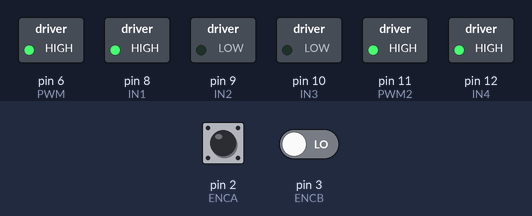
This sketch was run on a simulated Arduino Uno, built with avr-gcc and run on an emulated ATmega328P. Parts: switched loads named in the sketch (green lamp = pin HIGH). The test bench sets the inputs (shaded band); at power-on: pin 2 (ENCA) HIGH, pin 3 (ENCB) LOW. What the sketch prints to the serial monitor is not drawn.

Above: at 0.1 s.
At 63.45 s:
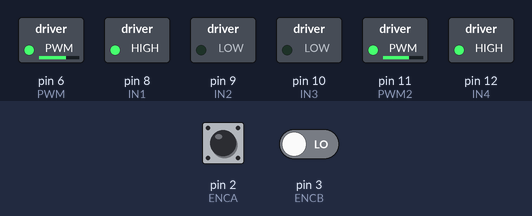
Timing chart, 0 to 63.4 s (numbered marks = the images above):
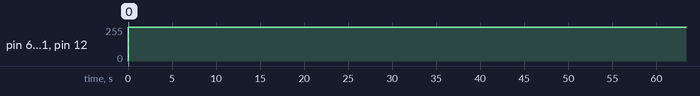

The sketch:

Multiple_Speed_Control_PID.ino
```cpp
// https://github.com/curiores/ArduinoTutorials

#include <util/atomic.h>

/////////////////////////////////////////////////////////////////////////////////////////////////////
//Pins

// Motor 1
#define ENCA 2
#define ENCB 3
#define PWM 6
#define IN1 8
#define IN2 9

// Motor 2
#define ENCA2 3
#define ENCB2 4
#define PWM2 11
#define IN3 10
#define IN4 12

/////////////////////////////////////////////////////////////////////////////////////////////////////
//Globals

//Motor 1
long prevT = 0;
int posPrev = 0;
volatile int pos_i = 0;
volatile float velocity_i = 0;
volatile long prevT_i = 0;
float v1Filt = 0;
float v1Prev = 0;
float v2Filt = 0;
float v2Prev = 0;
float eintegral = 0;

//Motor 2
long prevT2 = 0;
int posPrev2 = 0;
volatile int pos_i2 = 0;
volatile float velocity_i2 = 0;
volatile long prevT_i2 = 0;
float v1Filt2 = 0;
float v1Prev2 = 0;
float v2Filt2 = 0;
float v2Prev2 = 0;
float eintegral2 = 0;


/////////////////////////////////////////////////////////////////////////////////////////////////////
//Setup

void setup() {
  Serial.begin(19200);

  // Motor 1
  pinMode(ENCA,INPUT);
  pinMode(ENCB,INPUT);
  pinMode(PWM,OUTPUT);
  pinMode(IN1,OUTPUT);
  pinMode(IN2,OUTPUT);

  // Motor 2
  pinMode(ENCA2,INPUT);
  pinMode(ENCB2,INPUT);
  pinMode(PWM2,OUTPUT);
  pinMode(IN3,OUTPUT);
  pinMode(IN4,OUTPUT);

  attachInterrupt(digitalPinToInterrupt(ENCA),
                  readEncoder,RISING);
  attachInterrupt(digitalPinToInterrupt(ENCA2),
                  readEncoder2,RISING);
}
/////////////////////////////////////////////////////////////////////////////////////////////////////
//Loop

void loop() {

  //Motor 1
  //Read the position in an atomic block to avoid potential misreads

  int pos = 0;
  float velocity2 = 0;
  ATOMIC_BLOCK(ATOMIC_RESTORESTATE){
    pos = pos_i;
    velocity2 = velocity_i;
  }

  //Compute Velocity with method 1

  long currT = micros();
  float deltaT = ((float) (currT-prevT))/1.0e6;
  float velocity1 = (pos - posPrev)/deltaT;
  posPrev = pos;
  prevT = currT;

  //Convert count/s to RPM

  float v1 = velocity1/374.0*60.0;
  float v2 = velocity2/374.0*60.0;

  // Low-pass filter (25 Hz cutoff)
  v1Filt = 0.854*v1Filt + 0.0728*v1 + 0.0728*v1Prev;
  v1Prev = v1;
  v2Filt = 0.854*v2Filt + 0.0728*v2 + 0.0728*v2Prev;
  v2Prev = v2;

  //Target
  //float vt = 100*(sin(currT/1e6)>0);
  float vt = 100;

  // Compute the control signal u
  float kp = 5;
  float ki = 10;
  float e = vt-v1Filt;
  eintegral = eintegral + e*deltaT;

  float u = kp*e + ki*eintegral;

  // Set the motor speed and direction
  int dir = 1;
  if (u<0){
    dir = -1;
  }
  int pwr = (int) fabs(u);
  if(pwr > 255){
    pwr = 255;
  }


  /////////////////////////////////////////////////////////////////////////////////////////////////////

  //Read the position in an atomic block to avoid potential misreads
  //Motor 2

  int pos2 = 0;
  float velocity22 = 0;
  ATOMIC_BLOCK(ATOMIC_RESTORESTATE){
    pos2 = pos_i2;
    velocity22 = velocity_i2;
  }

  //Compute Velocity with method 1
  long currT2 = micros();
  float deltaT2 = ((float) (currT2-prevT2))/1.0e6;
  float velocity12 = (pos2 - posPrev2)/deltaT2;
  posPrev2 = pos2;
  prevT2 = currT2;

  // Convert count/s to RPM
  float v3 = velocity12/374.0*60.0;
  float v4 = velocity22/374.0*60.0;

  // Low-pass filter (25 Hz cutoff)
  v1Filt2 = 0.854*v1Filt2 + 0.0728*v3 + 0.0728*v1Prev2;
  v1Prev2 = v3;
  v2Filt2 = 0.854*v2Filt2 + 0.0728*v4 + 0.0728*v2Prev2;
  v2Prev2 = v4;

  // Set a target
  //float vt2 = 100*(sin(currT2/1e6)>0);
  float vt2 = -100;

  // Compute the control signal u
  float kp2 = 5;
  float ki2 = 10;
  float e2 = vt2-v1Filt2;
  eintegral2 = eintegral2 + e2*deltaT2;

  float u2 = kp2*e2 + ki2*eintegral2;

  // Set the motor speed and direction
  int dir2 = 1;
  if (u2<0){
    dir2 = -1;
  }
  int pwr2 = (int) fabs(u2);
  if(pwr2 > 255){
    pwr2 = 255;
  }

  setMotor(dir,pwr,PWM,IN1,IN2);
  setMotor2(dir2,pwr2,PWM2,IN3,IN4);

//
  Serial.println("Motor 1");
  Serial.println(v2);
  delay(1);


}

//////////////////////////////////////////////////////////////////////////////////////////////////////
//Motor 1

void setMotor(int dir, int pwmVal, int pwm, int in1, int in2){
  analogWrite(pwm,pwmVal);
  if(dir == 1){
    digitalWrite(in1,HIGH);
    digitalWrite(in2,LOW);
  }
  else if(dir == -1){
    digitalWrite(in1,LOW);
    digitalWrite(in2,HIGH);
  }
  else{
    digitalWrite(in1,LOW);
    digitalWrite(in2,LOW);
  }
}

//////////////////////////////////////////////////////////////////////////////////////////////////////
//Motor 1

void readEncoder(){
  // Read encoder B when ENCA rises
  int b = digitalRead(ENCB);
  int increment = 0;
  if(b>0){
    // If B is high, increment forward
    increment = 1;
  }
  else{
    // Otherwise, increment backward
    increment = -1;
  }
  pos_i = pos_i + increment;

  // Compute velocity with method 2
  long currT = micros();
  float deltaT = ((float) (currT - prevT_i))/1.0e6;
  velocity_i = increment/deltaT;
  prevT_i = currT;
}

//////////////////////////////////////////////////////////////////////////////////////////////////////
//Motor 2

void setMotor2(int dir2, int pwmVal2, int pwm2, int in3, int in4){
  analogWrite(pwm2,pwmVal2);
  if(dir2 == 1){
    digitalWrite(in3,HIGH);
    digitalWrite(in4,LOW);
  }
  else if(dir2 == -1){
    digitalWrite(in3,LOW);
    digitalWrite(in4,HIGH);
  }
  else{
    digitalWrite(in3,LOW);
    digitalWrite(in4,LOW);
  }
}

//////////////////////////////////////////////////////////////////////////////////////////////////////
//Motor 2

void readEncoder2(){
  // Read encoder B when ENCA rises
  int b2 = digitalRead(ENCB2);
  int increment2 = 0;
  if(b2>0){
    // If B is high, increment forward
    increment2 = 1;
  }
  else{
    // Otherwise, increment backward
    increment2 = -1;
  }
  pos_i2 = pos_i2 + increment2;

  // Compute velocity with method 2
  long currT2 = micros();
  float deltaT2 = ((float) (currT2 - prevT_i2))/1.0e6;
  velocity_i2 = increment2/deltaT2;
  prevT_i2 = currT2;
}
//////////////////////////////////////////////////////////////////////////////////////////////////////
```

Measured:
- by itself, pin 6 (PWM), pin 11 (PWM2): 0/255 → 255/255 at 0.00 s
- by itself, pin 8 (IN1), pin 12 (IN4): LOW → HIGH at 0.00 s
